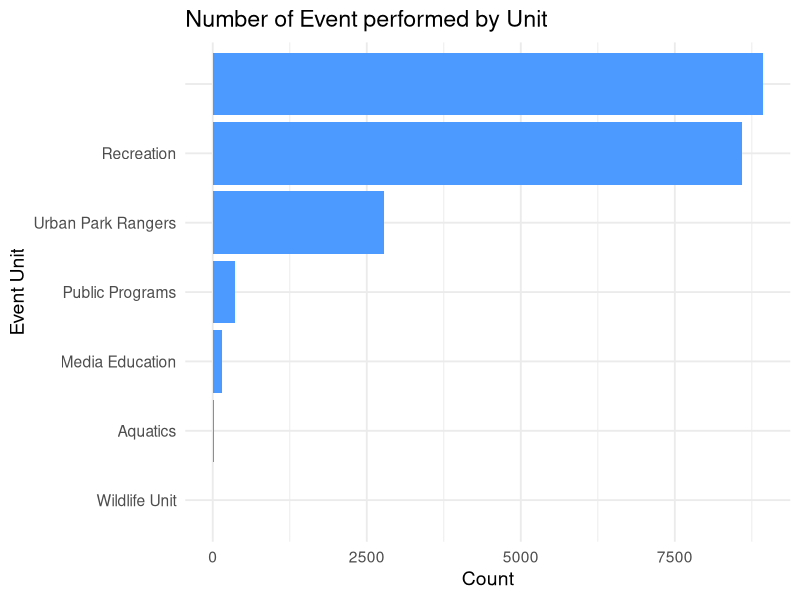
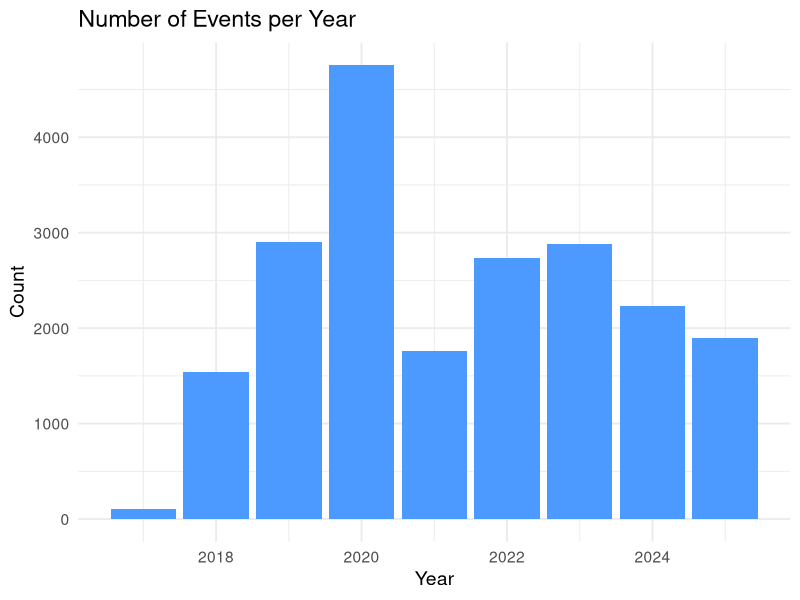
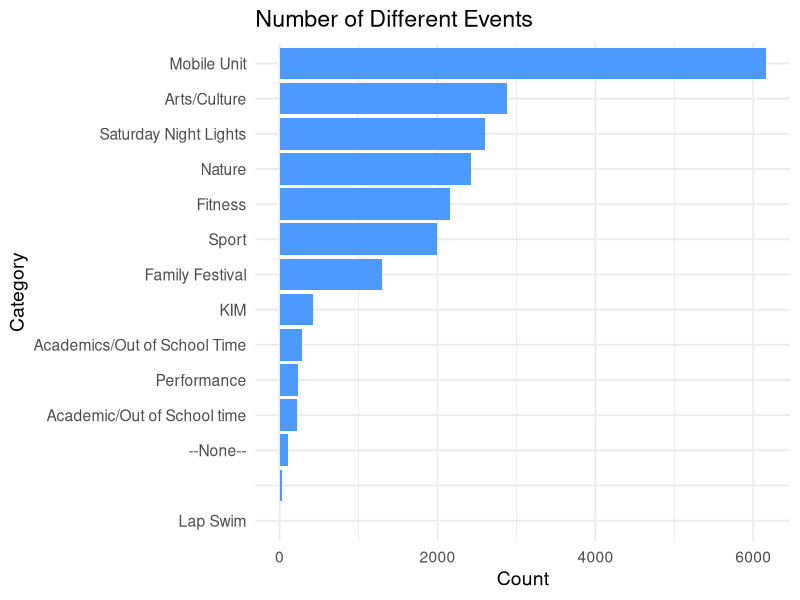

These charts were generated, in order, by the following R code:
## ---- chunk 1
df <- read.csv("Parks_Special_Events_20251027.csv")

head(df)
## ---- chunk 2
library(ggplot2)
library(dplyr)
df_unit_count <- df |>
  count(Unit, name="unit_count") |>
  arrange(unit_count)

ggplot(df_unit_count, aes(x=reorder(Unit, unit_count), y=unit_count)) +
  geom_col(fill = "#4C9AFF") +            
  coord_flip() +                         
  labs(
    title = "Number of Event performed by Unit",
    x = "Event Unit",
    y = "Count"
  ) +
  theme_minimal(base_size = 14)
       
## ---- chunk 3
library(lubridate)
library(dplyr)

df_year_count <- df |>
  mutate(year = year(mdy_hms(Date.and.Time))) |>  
  count(year, name = "year_count") |>               
  arrange(year_count)

df_year_count
## ---- chunk 4
df_year_count <- df_year_count |> filter(year != 2002)

ggplot(df_year_count, aes(x=year, y=year_count)) +
  geom_col(fill = "#4C9AFF") +  
  labs(title = "Number of Events per Year", x = "Year", y = "Count") +
  theme_minimal(base_size = 14)
## ---- chunk 5
df_cat_count <- df |>
  count(Category, name="cat_count") |>
  arrange(cat_count)

ggplot(df_cat_count, aes(x=reorder(Category, cat_count), y=cat_count)) +
  geom_col(fill = "#4C9AFF") +            
  coord_flip() +                         
  labs(
    title = "Number of Different Events",
    x = "Category",
    y = "Count"
  ) +
  theme_minimal(base_size = 14)
